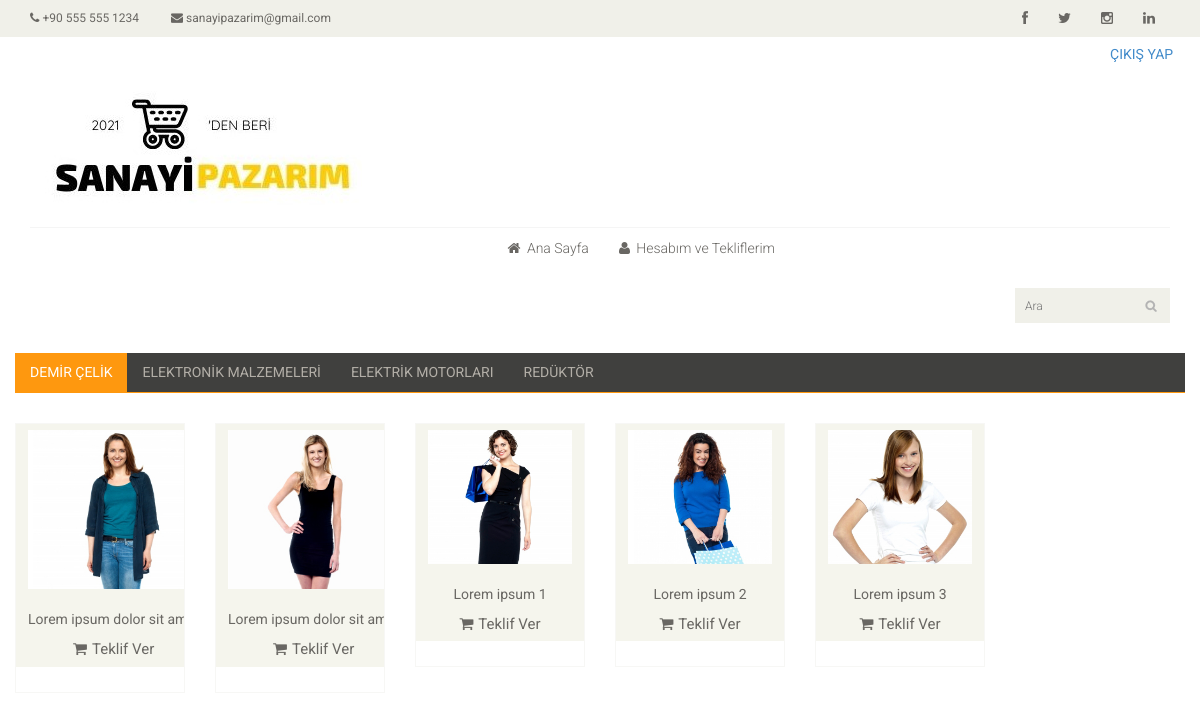
The page /kategori.php on the database its author committed.
### tables this page shows
CREATE TABLE `productcategories` (
  `id` int(11) NOT NULL COMMENT 'Ürün Kategori Id si',
  `category` varchar(255) DEFAULT NULL COMMENT 'Ürün Kategori Değeri'
);

CREATE TABLE `products` (
  `id` int(11) NOT NULL COMMENT 'Ürün Id si',
  `categoryId` int(11) DEFAULT NULL COMMENT 'Ürünün bağlı olduğu kategori id si',
  `productName` varchar(255) DEFAULT NULL COMMENT 'Ürün adı',
  `offerCreateTime` datetime DEFAULT NULL COMMENT 'Ürün Teklif Oluşturabilme Tarihi',
  `offerFinishedTime` datetime DEFAULT NULL COMMENT 'Ürün teklif süre sonu tarihi',
  `productImage` varchar(255) DEFAULT NULL COMMENT 'Ürün resim alanı',
  `productDescription` text DEFAULT NULL COMMENT 'Ürün açıklaması',
  `productSubDescription` text DEFAULT NULL COMMENT 'Ürün alt açıklaması'
);

### kategori.php (the view, shortened to what this page needs)
<?php
    include_once("head.php")
    ?>
<div class="category-tab">
						<div class="col-sm-12">
							<ul class="nav nav-tabs">
								<li class="active"><a href="#giyim" data-toggle="tab"><?php include("baglanti.php");
$sql="SELECT category FROM productcategories where id=1";
$sorgu=mysqli_query($baglanti,$sql);
while( $sonuc=mysqli_fetch_row($sorgu) ){
	echo $sonuc[0];
} ?></a></li>
								<li><a href="#" data-toggle="tab"><?php include("baglanti.php");
$sql="SELECT category FROM productcategories where id=2";
$sorgu=mysqli_query($baglanti,$sql);
while( $sonuc=mysqli_fetch_row($sorgu) ){
	echo $sonuc[0];
} ?></a></li>
								<li><a href="#" data-toggle="tab"><?php include("baglanti.php");
$sql="SELECT category FROM productcategories where id=3";
$sorgu=mysqli_query($baglanti,$sql);
while( $sonuc=mysqli_fetch_row($sorgu) ){
	echo $sonuc[0];
} ?></a></li>
								<li><a href="#aksesuar" data-toggle="tab"><?php include("baglanti.php");
$sql="SELECT category FROM productcategories where id=4";
$sorgu=mysqli_query($baglanti,$sql);
while( $sonuc=mysqli_fetch_row($sorgu) ){
	echo $sonuc[0];
} ?></a></li>
							</ul>
						</div>
						<div class="tab-content">
							<div class="tab-pane fade active in" id="giyim" >
								<div class="col-sm-2">
									<div class="product-image-wrapper">
										<div class="single-products">
											<div class="productinfo text-center">
                                            <a href="UrunDetay.php?id=1" class="btn btn-default add-to-cart">
                                            <img src="images/home/product1.jpg" alt="" />
											<p><?php include("baglanti.php");
$sql="SELECT productname FROM products where id=1";
$sorgu=mysqli_query($baglanti,$sql);
while( $sonuc=mysqli_fetch_row($sorgu) ){
	echo $sonuc[0];
} ?></p>
	<i class="fa fa-shopping-cart"></i>Teklif Ver</a>
											</div>
										</div>
									</div>
								</div>
                                <div class="col-sm-2">
									<div class="product-image-wrapper">
										<div class="single-products">
											<div class="productinfo text-center">
                                            <a href="UrunDetay.php?id=1" class="btn btn-default add-to-cart">
                                            <img src="images/home/product3.jpg" alt="" />
											<p><?php include("baglanti.php");
$sql="SELECT productname FROM products where id=3";
$sorgu=mysqli_query($baglanti,$sql);
while( $sonuc=mysqli_fetch_row($sorgu) ){
	echo $sonuc[0];
} ?></p>
<i class="fa fa-shopping-cart"></i>Teklif Ver</a>
											</div>
										</div>
									</div>
								</div>
								<div class="col-sm-2">
									<div class="product-image-wrapper">
										<div class="single-products">
											<div class="productinfo text-center">
                                            <a href="UrunDetay.php?id=4" class="btn btn-default add-to-cart">
												<img src="images/home/product4.jpg" alt="" />
											<p><?php include("baglanti.php");
$sql="SELECT productname FROM products where id=4";
$sorgu=mysqli_query($baglanti,$sql);
while( $sonuc=mysqli_fetch_row($sorgu) ){
	echo $sonuc[0];
} ?></p>
<i class="fa fa-shopping-cart"></i>Teklif Ver</a></div>
										</div>
									</div>
								</div>
								<div class="col-sm-2">
									<div class="product-image-wrapper">
										<div class="single-products">
											<div class="productinfo text-center">
                                            <a href="UrunDetay.php?id=1" class="btn btn-default add-to-cart">
                                            <img src="images/home/product5.jpg" alt="" />
											<p><?php include("baglanti.php");
$sql="SELECT productname FROM products where id=5";
$sorgu=mysqli_query($baglanti,$sql);
while( $sonuc=mysqli_fetch_row($sorgu) ){
	echo $sonuc[0];
} ?></p>
	<i class="fa fa-shopping-cart"></i>Teklif Ver</a></div>
										</div>
									</div>
								</div>
								<div class="col-sm-2">
									<div class="product-image-wrapper">
										<div class="single-products">
											<div class="productinfo text-center">
                                            <a href="UrunDetay.php?id=1" class="btn btn-default add-to-cart">
                                            <img src="images/home/product6.jpg" alt="" />
											<p><?php include("baglanti.php");
$sql="SELECT productname FROM products where id=6";
$sorgu=mysqli_query($baglanti,$sql);
while( $sonuc=mysqli_fetch_row($sorgu) ){
	echo $sonuc[0];
} ?></p>
<i class="fa fa-shopping-cart"></i>Teklif Ver</a></div>
										</div>
									</div>
								</div>
							</div>
						</div>
					</div>
</body>
<html>

### head.php (shortened to what this page needs)
<!DOCTYPE html>
<html lang="en">
<head>
    <link href="css/bootstrap.min.css" rel="stylesheet">
    <link href="css/font-awesome.min.css" rel="stylesheet">
    <link href="css/prettyPhoto.css" rel="stylesheet">
    <link href="css/price-range.css" rel="stylesheet">
    <link href="css/animate.css" rel="stylesheet">
	<link href="css/main.css" rel="stylesheet">
	<link href="css/responsive.css" rel="stylesheet">
</head>
<body>
<header id="header">
		<div class="header_top">
			<div class="container">
				<div class="row">
					<div class="col-sm-6">
						<div class="contactinfo">
							<ul class="nav nav-pills">
								<li><a href="#"><i class="fa fa-phone"></i> +90 555 555 1234</a></li>
								<li><a href="#"><i class="fa fa-envelope"></i> sanayipazarim@gmail.com</a></li>
							</ul>
						</div>
					</div>
					<div class="col-sm-6">
						<div class="social-icons pull-right">
							<ul class="nav navbar-nav">
								<li><a href="http://www.facebook.com/"><i class="fa fa-facebook"></i></a></li>
								<li><a href="http://www.twitter.com/"><i class="fa fa-twitter"></i></a></li>
								<li><a href="http://www.instagram.com/"><i class="fa fa-instagram"></i></a></li>
								<li><a href="http://www.linkedin.com"><i class="fa fa-linkedin"></i></a></li>
							</ul>
						</div>
					</div>
				</div>
			</div>
		</div>
		<div align="right">
			<button class="btn btn-link" name="cikis" id="cikis"><a href="cikis.php">ÇIKIŞ YAP &nbsp&nbsp&nbsp </a></button>
		</div>
		<div class="header-middle">
			<div class="container">
				<div class="row">
					<div class="col-md-4 clearfix">
						<div class="logo pull-left">
							<a href="index.php"><img src="images/home/logo.png" alt="" /></a>
						</div>
						</div>
					</div>
					<div class="col-md-8 clearfix">
						<div class="shop-menu clearfix pull-right">
							<ul class="nav navbar-nav">
							<li><a href="index.php"><i class="fa fa-home"></i> Ana Sayfa</a></li>
								<li><a href="hesabim.php"><i class="fa fa-user"></i> Hesabım ve Tekliflerim</a></li>
							</ul>
						</div>
					</div>
				</div>
			</div>
		<div class="header-bottom">
			<div class="container">
				<div class="row">
					<div class="col-sm-9">
					</div>
					<div class="col-sm-3">
						<div class="search_box pull-right">
							<input type="text" placeholder="Ara"/>
						</div>
					</div>
				</div>
			</div>
		</div>
	</header>

### css/main.css (style rules this page uses)
body { font-family: 'Roboto', sans-serif; position: relative; font-weight: 400px; }
ul li { list-style: none; }
a { -webkit-transition: 300ms; transition: 300ms; }
.header_top { background: none repeat scroll 0 0 #F0F0E9; }
.contactinfo ul li:first-child { margin-left: -15px; }
.contactinfo ul li a { font-size: 12px; color: #696763; font-family: 'Roboto', sans-serif; }
.social-icons ul li a { border: 0 none; border-radius: 0; color: #696763; padding: 0px; }
.social-icons ul li { display: inline-block; }
.social-icons ul li a i { padding: 11px 15px; transition: all 0.9s ease 0s; -moz-transition: all 0.9s ease 0s; -webkit-transition: all 0.9s ease 0s; -o-transition: all 0.9s ease 0s; }
.header-middle .container .row { border-bottom: 1px solid #f5f5f5; margin-left: 0; margin-right: 0; padding-bottom: 20px; padding-top: 20px; }
.shop-menu ul li { display: inline-block; padding-left: 15px; padding-right: 15px; }
.shop-menu ul li:last-child { padding-right: 0; }
.shop-menu ul li a { background: #FFFFFF; color: #696763; font-family: 'Roboto', sans-serif; font-size: 14px; font-weight: 300; padding: 0; padding-right: 0; margin-top: 10px; }
.shop-menu ul li a i { margin-right: 3px; }
.header-bottom { padding-bottom: 30px; padding-top: 30px; }
.search_box input { background: #F0F0E9; border: medium none; color: #B2B2B2; font-family: 'roboto'; font-size: 12px; font-weight: 300; height: 35px; outline: medium none; padding-left: 10px; width: 155px; background-image: url(../images/home/searchicon.png); background-repeat: no-repeat; background-position: 130px; }
.product-image-wrapper { border: 1px solid #F7F7F5; overflow: hidden; margin-bottom: 30px; }
.single-products { position: relative; }
.productinfo p { font-family: 'Roboto', sans-serif; font-size: 14px; font-weight: 400; color: #696763; }
.productinfo img { width: 100%; }
.productinfo { position: relative; }
.add-to-cart { background: #F5F5ED; border: 0 none; border-radius: 0; color: #696763; font-family: 'Roboto', sans-serif; font-size: 15px; margin-bottom: 25px; }
.add-to-cart i { margin-right: 5px; }
.category-tab { overflow: hidden; }
.category-tab ul { background: #40403E; border-bottom: 1px solid #FE980F; list-style: none outside none; margin: 0 0 30px; padding: 0; width: 100%; }
.category-tab ul li a { border: 0 none; border-radius: 0; color: #B3AFA8; display: block; font-family: 'Roboto', sans-serif; font-size: 14px; text-transform: uppercase; }
.nav-tabs li.active a, .nav-tabs li.active a:hover, .nav-tabs li.active a:focus { -moz-border-bottom-colors: none; -moz-border-left-colors: none; -moz-border-right-colors: none; -moz-border-top-colors: none; background-color: #FE980F; border: 0px; color: #FFFFFF; cursor: default; margin-right: 0; margin-left: 0; }
.nav-tabs li a { border: 1px solid rgba(0, 0, 0, 0); border-radius: 4px 4px 0 0; line-height: 1.42857; margin-right: 0; }

### rows shown on the page
productcategories: category "DEMİR ÇELİK"
productcategories: category "ELEKTRONİK MALZEMELERİ"
productcategories: category "ELEKTRİK MOTORLARI"
productcategories: category "REDÜKTÖR"
products: productName "Lorem ipsum dolor sit…"
products: productName "Lorem ipsum dolor sit…"
products: productName "Lorem ipsum 1"
products: productName "Lorem ipsum 2"
products: productName "Lorem ipsum 3"
